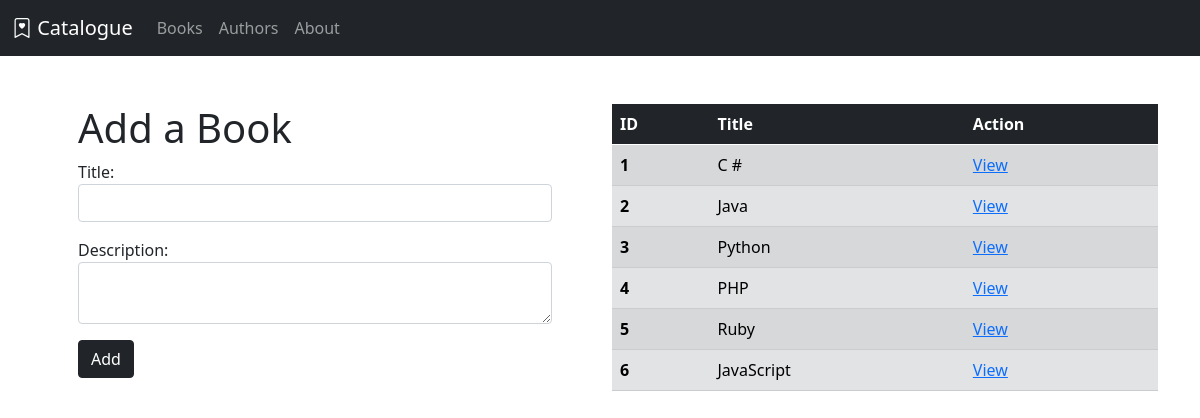
The page / on the database its author committed.
### books_authors_app/models.py (models this page shows)
class Book(models.Model):
    title = models.CharField(max_length=255)
    desc = models.TextField()
    authors = models.ManyToManyField(Author, related_name="books")
    created_at = models.DateTimeField(auto_now_add=True)
    updated_at = models.DateTimeField(auto_now=True)

### books_authors_app/views.py (the view)
def addBook(request):
    context = {
        'books': Book.objects.all()
    }
    return render(request, 'addBook.html', context)

### books_authors_app/templates/addBook.html (shortened to what this page needs)
{% extends 'base.html' %}
{% block content %}
    <div class="row">
        <div class="col-6 px-5">
            <h1>Add a Book</h1>
            <form action="{% url 'new_book' %}" method="POST">
                <div class="mb-3">
                    Title: <input type="text" class="form-control" name="title">
                </div>
                <div class="mb-3">
                    Description: <textarea type="text" class="form-control" name="desc"> </textarea>
                </div>
                <button type="submit" class="btn btn-dark">Add</button>
            </form>
        </div>
        <div class="col-6">
            <table class="table table-secondary table-striped table-hover">
                <thead>
                    <tr class="table-dark">
                        <th scope="col">ID</th>
                        <th scope="col">Title</th>
                        <th scope="col">Action</th>
                    </tr>
                </thead>
                <tbody>
                    {% for book in books %}
                    <tr>
                        <th scope="row">{{ book.id }}</td>
                        <td>{{ book.title }}</td>
                        <td><a href="/books/{{book.id}}">View</a></td>
                    </tr>
                    {% endfor %}
                </tbody>
            </table>
        </div>
    </div>
{% endblock %}

### books_authors_app/templates/base.html (shortened to what this page needs)
<!DOCTYPE html>
<html lang="en">
<head>
    <link href="https://cdn.jsdelivr.net/npm/bootstrap@5.0.1/dist/css/bootstrap.min.css" rel="stylesheet">
    <link rel="stylesheet" href="https://cdn.jsdelivr.net/npm/bootstrap-icons@1.5.0/font/bootstrap-icons.css">
</head>
<body>
    <nav class="navbar navbar-expand-lg navbar-dark bg-dark">
        <div class="container-fluid">
            <a class="navbar-brand" href="#">
                <i class="bi bi-bookmark-heart"></i>
                Catalogue
            </a>
            <div class="collapse navbar-collapse" id="navbarNav">
                <ul class="navbar-nav">
                <li class="nav-item">
                    <a class="nav-link" href="/">Books</a>
                </li>
                <li class="nav-item">
                    <a class="nav-link" href="/authors">Authors</a>
                </li>
                <li class="nav-item">
                    <a class="nav-link" href="#">About</a>
                </li>
                </ul>
            </div>
        </div>
    </nav>
    <div class="container mt-5">
        {% block content %}{% endblock %}
    </div>
</body>
</html>

### rows shown on the page
Book: id "1", title "C #"
Book: id "2", title "Java"
Book: id "3", title "Python"
Book: id "4", title "PHP"
Book: id "5", title "Ruby"
Book: id "6", title "JavaScript"
